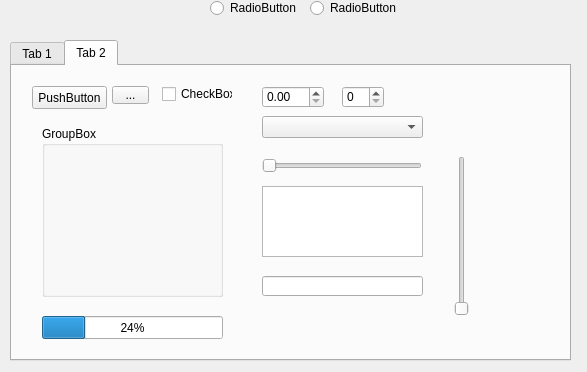
<?xml version="1.0" encoding="UTF-8"?>
<ui version="4.0">
 <class>Widget</class>
 <widget class="QWidget" name="Widget">
  <property name="geometry">
   <rect>
    <x>0</x>
    <y>0</y>
    <width>587</width>
    <height>372</height>
   </rect>
  </property>
  <property name="windowTitle">
   <string>Widget</string>
  </property>
  <widget class="QRadioButton" name="radioButton">
   <property name="geometry">
    <rect>
     <x>210</x>
     <y>0</y>
     <width>89</width>
     <height>16</height>
    </rect>
   </property>
   <property name="text">
    <string>RadioButton</string>
   </property>
  </widget>
  <widget class="QRadioButton" name="radioButton_2">
   <property name="geometry">
    <rect>
     <x>310</x>
     <y>0</y>
     <width>89</width>
     <height>16</height>
    </rect>
   </property>
   <property name="text">
    <string>RadioButton</string>
   </property>
  </widget>
  <widget class="QTabWidget" name="tabWidget">
   <property name="geometry">
    <rect>
     <x>10</x>
     <y>40</y>
     <width>561</width>
     <height>321</height>
    </rect>
   </property>
   <property name="currentIndex">
    <number>1</number>
   </property>
   <widget class="QWidget" name="tab">
    <attribute name="title">
     <string>Tab 1</string>
    </attribute>
    <widget class="QTabWidget" name="tabWidget_2">
     <property name="geometry">
      <rect>
       <x>20</x>
       <y>20</y>
       <width>511</width>
       <height>261</height>
      </rect>
     </property>
     <property name="tabPosition">
      <enum>QTabWidget::West</enum>
     </property>
     <property name="elideMode">
      <enum>Qt::ElideNone</enum>
     </property>
     <widget class="QWidget" name="tab_3">
      <attribute name="title">
       <string>Tab 1</string>
      </attribute>
      <widget class="QTabWidget" name="tabWidget_3">
       <property name="geometry">
        <rect>
         <x>30</x>
         <y>30</y>
         <width>421</width>
         <height>201</height>
        </rect>
       </property>
       <property name="tabPosition">
        <enum>QTabWidget::East</enum>
       </property>
       <widget class="QWidget" name="tab_5">
        <attribute name="title">
         <string>Tab 1</string>
        </attribute>
        <widget class="QTabWidget" name="tabWidget_4">
         <property name="geometry">
          <rect>
           <x>30</x>
           <y>20</y>
           <width>321</width>
           <height>151</height>
          </rect>
         </property>
         <property name="tabPosition">
          <enum>QTabWidget::South</enum>
         </property>
         <widget class="QWidget" name="tab_7">
          <attribute name="title">
           <string>Tab 1</string>
          </attribute>
         </widget>
         <widget class="QWidget" name="tab_8">
          <attribute name="title">
           <string>Tab 2</string>
          </attribute>
         </widget>
        </widget>
       </widget>
       <widget class="QWidget" name="tab_6">
        <attribute name="title">
         <string>Tab 2</string>
        </attribute>
       </widget>
      </widget>
     </widget>
     <widget class="QWidget" name="tab_4">
      <attribute name="title">
       <string>Tab 2</string>
      </attribute>
     </widget>
    </widget>
   </widget>
   <widget class="QWidget" name="tab_2">
    <attribute name="title">
     <string>Tab 2</string>
    </attribute>
    <widget class="QPushButton" name="pushButton">
     <property name="geometry">
      <rect>
       <x>20</x>
       <y>20</y>
       <width>75</width>
       <height>23</height>
      </rect>
     </property>
     <property name="text">
      <string>PushButton</string>
     </property>
    </widget>
    <widget class="QToolButton" name="toolButton">
     <property name="geometry">
      <rect>
       <x>100</x>
       <y>20</y>
       <width>37</width>
       <height>18</height>
      </rect>
     </property>
     <property name="text">
      <string>...</string>
     </property>
    </widget>
    <widget class="QCheckBox" name="checkBox">
     <property name="geometry">
      <rect>
       <x>150</x>
       <y>20</y>
       <width>71</width>
       <height>16</height>
      </rect>
     </property>
     <property name="text">
      <string>CheckBox</string>
     </property>
    </widget>
    <widget class="QGroupBox" name="groupBox">
     <property name="geometry">
      <rect>
       <x>30</x>
       <y>60</y>
       <width>181</width>
       <height>171</height>
      </rect>
     </property>
     <property name="title">
      <string>GroupBox</string>
     </property>
    </widget>
    <widget class="QSlider" name="horizontalSlider">
     <property name="geometry">
      <rect>
       <x>250</x>
       <y>90</y>
       <width>160</width>
       <height>19</height>
      </rect>
     </property>
     <property name="orientation">
      <enum>Qt::Horizontal</enum>
     </property>
    </widget>
    <widget class="QSlider" name="verticalSlider">
     <property name="geometry">
      <rect>
       <x>440</x>
       <y>90</y>
       <width>19</width>
       <height>160</height>
      </rect>
     </property>
     <property name="orientation">
      <enum>Qt::Vertical</enum>
     </property>
    </widget>
    <widget class="QDoubleSpinBox" name="doubleSpinBox">
     <property name="geometry">
      <rect>
       <x>250</x>
       <y>20</y>
       <width>62</width>
       <height>22</height>
      </rect>
     </property>
    </widget>
    <widget class="QSpinBox" name="spinBox">
     <property name="geometry">
      <rect>
       <x>330</x>
       <y>20</y>
       <width>42</width>
       <height>22</height>
      </rect>
     </property>
    </widget>
    <widget class="QTextEdit" name="textEdit">
     <property name="geometry">
      <rect>
       <x>250</x>
       <y>120</y>
       <width>161</width>
       <height>71</height>
      </rect>
     </property>
    </widget>
    <widget class="QLineEdit" name="lineEdit">
     <property name="geometry">
      <rect>
       <x>250</x>
       <y>210</y>
       <width>161</width>
       <height>20</height>
      </rect>
     </property>
    </widget>
    <widget class="QComboBox" name="comboBox">
     <property name="geometry">
      <rect>
       <x>250</x>
       <y>50</y>
       <width>161</width>
       <height>22</height>
      </rect>
     </property>
    </widget>
    <widget class="QProgressBar" name="progressBar">
     <property name="geometry">
      <rect>
       <x>30</x>
       <y>250</y>
       <width>181</width>
       <height>23</height>
      </rect>
     </property>
     <property name="value">
      <number>24</number>
     </property>
    </widget>
   </widget>
  </widget>
 </widget>
 <layoutdefault spacing="6" margin="11"/>
 <resources/>
 <connections/>
</ui>
